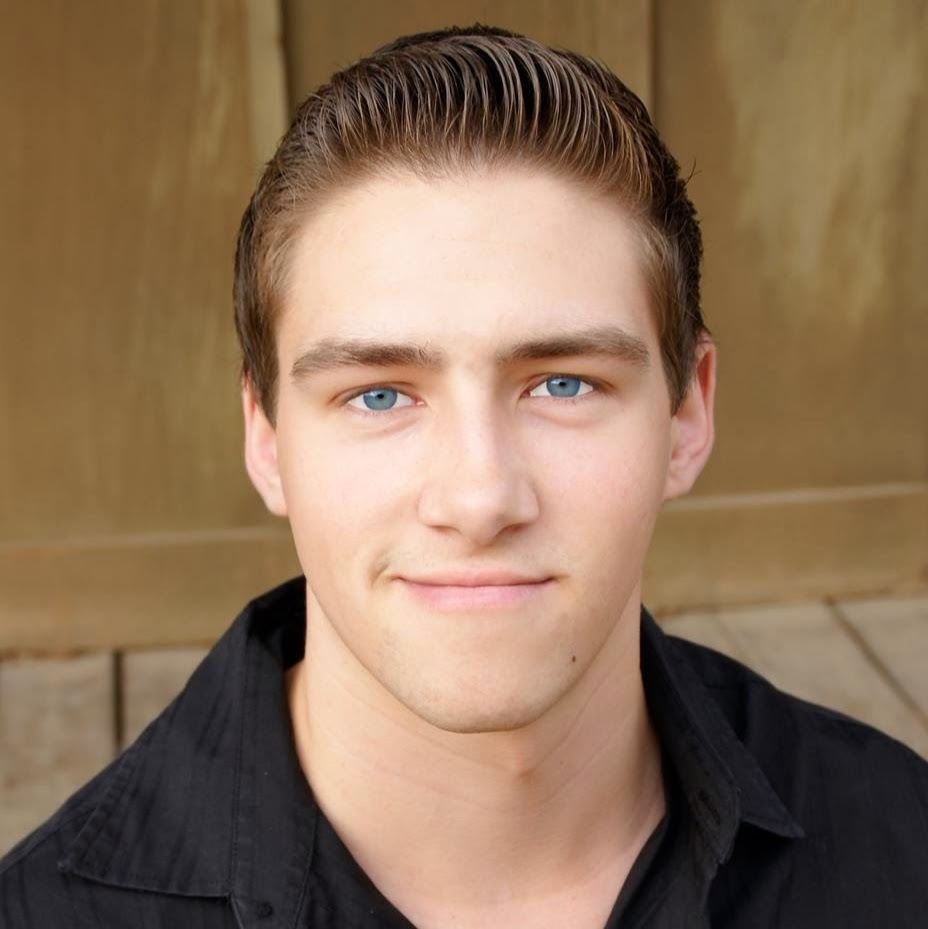
#> input picture Cython/face.jpg, 928 x 929 px
$ python Face_detection.py 5
#> lines starting #> are read from the running program, lines starting #| are printed output that depends on the picture; after the words box and inside, x2 and y2 are one past the last pixel; in counts of white or black regions, pixels touching at a corner belong together
import numpy as np
import cv2, sys, time

def SetClassifiers(face,eye):
  cascade = []
  cascade.append(cv2.CascadeClassifier(face))
  cascade.append(cv2.CascadeClassifier(eye))
  return cascade

def DetectFaceAndEyes(cascade,key):
#> called with key = 5
  cap = cv2.VideoCapture("../Video.mp4")
  while True:
    if key == 1:
      ret, img = cap.read()
      if ret == False:
        break;
    else:
      img = cv2.imread("face.jpg")
#> img is the input picture: shape (929, 928, 3); mean B, G, R 88.2, 113.1, 140.3
    Process_Image(cascade, img)
#    cv2.imshow('img',img)
    if cv2.waitKey(1) & 0xFF == ord('q'):
      break
  cv2.destroyAllWindows()

def Process_Image(cascade, img):

    gray = cv2.cvtColor(img, cv2.COLOR_BGR2GRAY)
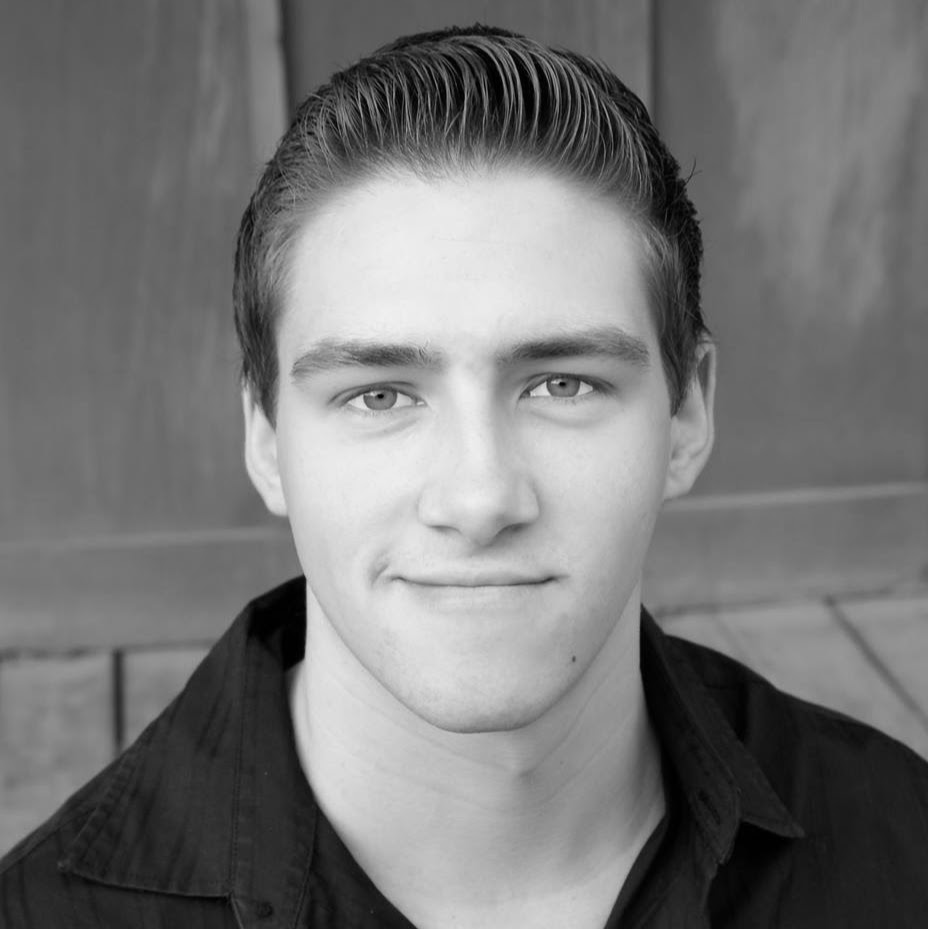
#> gray: shape (929, 928); min 0, max 241, mean 118.4
    faces = cascade[0].detectMultiScale(gray, 1.3, 5)
#> faces = [[203, 179, 531, 531]]
    for (x,y,w,h) in faces:
      img = cv2.rectangle(img,(x,y),(x+w,y+h),(255,0,0),2)
      roi_gray = gray[y:y+h, x:x+w]
      roi_color = img[y:y+h, x:x+w]
      eyes = cascade[1].detectMultiScale(roi_gray)
      for (ex,ey,ew,eh) in eyes:
        cv2.rectangle(roi_color,(ex,ey),(ex+ew,ey+eh),(0,255,0),2)
#> this loop made 1 pass
#> pass 1, in Process_Image, `img = cv2.rectangle(img,(x,y),(x+w,y+h),(255,0,0),2)`:
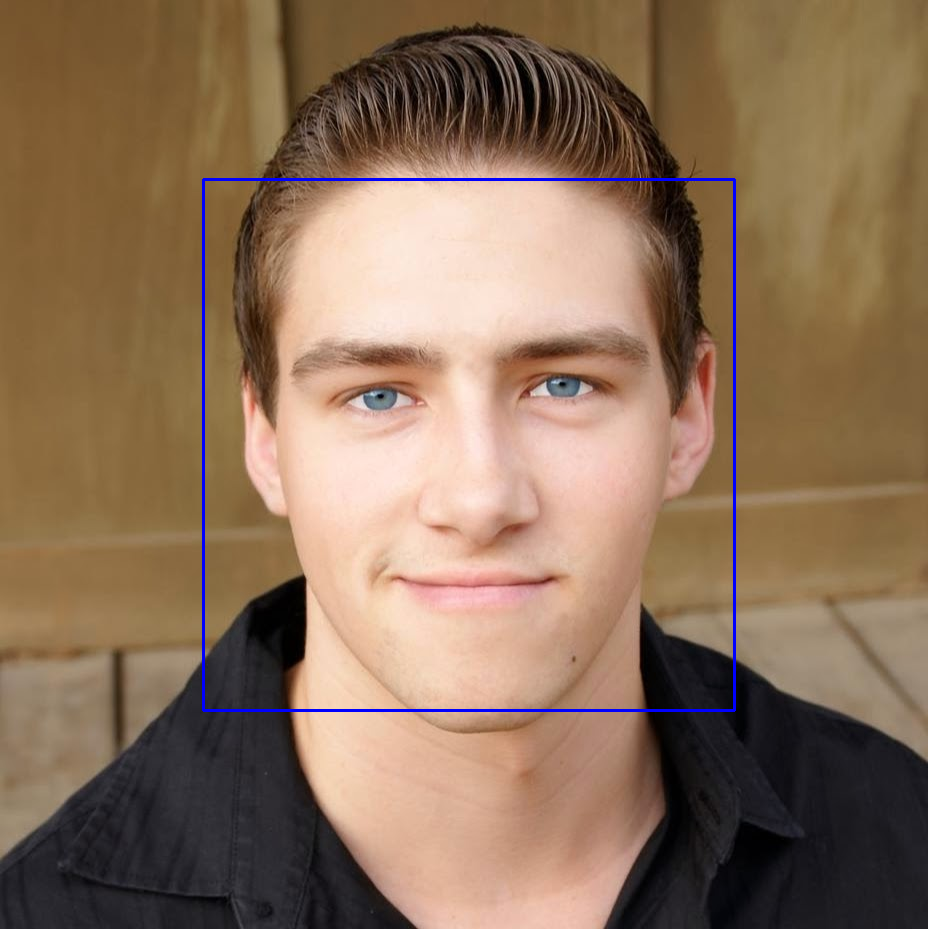
#> img: shape (929, 928, 3); 0.74% of pixels changed, all inside (x1, y1, x2, y2) = (202, 178, 736, 712)
#> pass 1, in Process_Image, `roi_gray = gray[y:y+h, x:x+w]`:
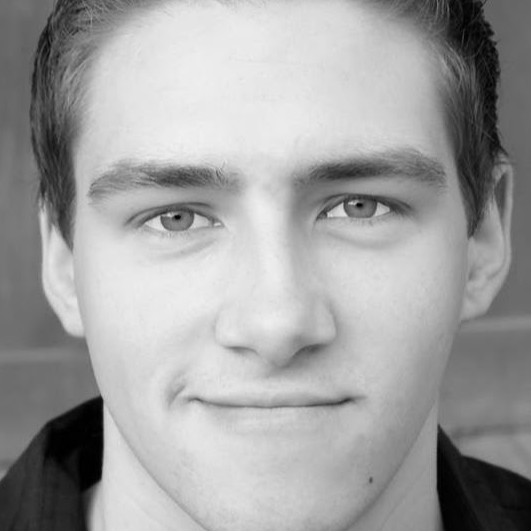
#> roi_gray: shape (531, 531); min 0, max 241, mean 160.6
#> pass 1, in Process_Image, `roi_color = img[y:y+h, x:x+w]`:
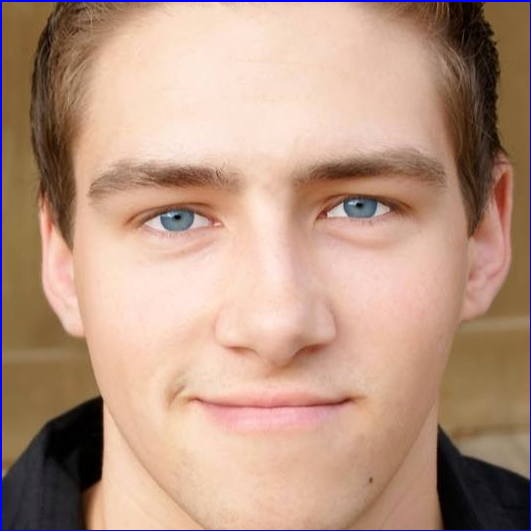
#> roi_color: shape (531, 531, 3); mean B, G, R 132.4, 151.6, 185.7
#> after the loop:
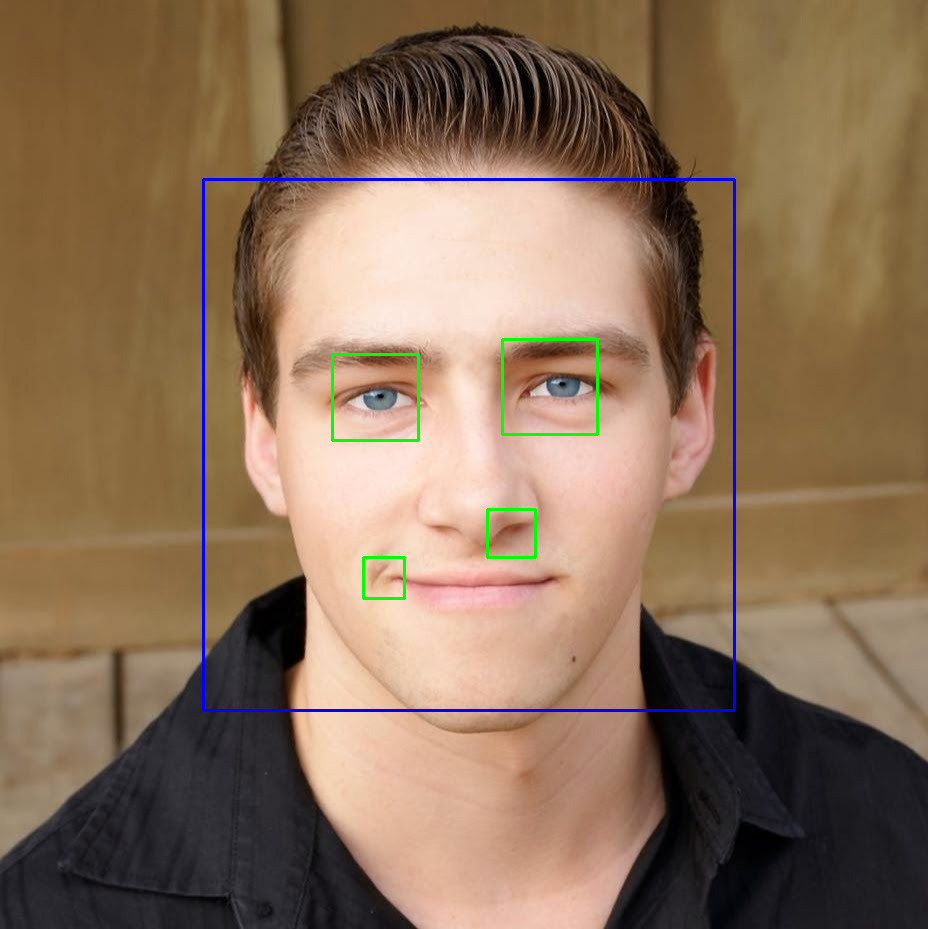
#> img: shape (929, 928, 3); 0.37% of pixels changed, all inside (x1, y1, x2, y2) = (331, 338, 599, 600)
#> after the loop:
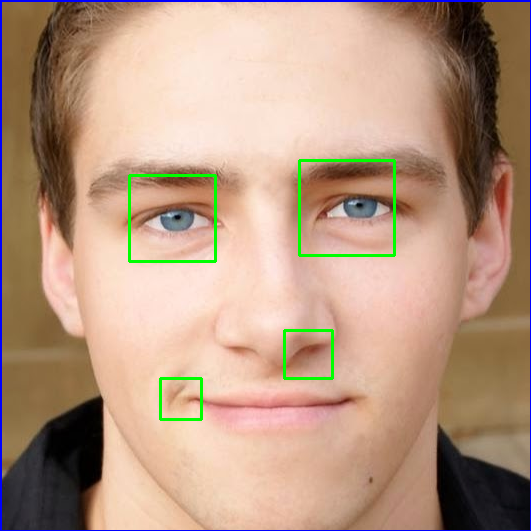
#> roi_color: shape (531, 531, 3); 1.14% of pixels changed, all inside (x1, y1, x2, y2) = (128, 159, 396, 421)

def Run(face, eye, key):
    start = time.clock()
    cascade = SetClassifiers(face, eye)
    DetectFaceAndEyes(cascade, key)
#> (key q is pressed here)
    taken = time.clock() - start
    print("Time taken - "+str(taken))

if __name__ == "__main__":
  if len(sys.argv) > 1:
    Run("haarcascade_frontalface_default.xml", "haarcascade_eye.xml", int(sys.argv[1]))
  else:
    Run("haarcascade_frontalface_default.xml", "haarcascade_eye.xml", 1)
